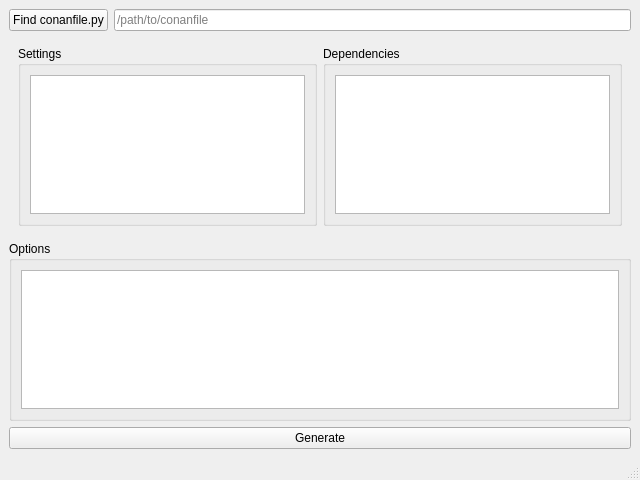
<?xml version="1.0" encoding="UTF-8"?>
<ui version="4.0">
 <class>MainWindow</class>
 <widget class="QMainWindow" name="MainWindow">
  <property name="geometry">
   <rect>
    <x>0</x>
    <y>0</y>
    <width>640</width>
    <height>480</height>
   </rect>
  </property>
  <property name="windowTitle">
   <string>PynCone</string>
  </property>
  <widget class="QWidget" name="centralwidget">
   <layout class="QVBoxLayout" name="verticalLayout">
    <item>
     <layout class="QHBoxLayout" name="horizontalLayout">
      <property name="topMargin">
       <number>0</number>
      </property>
      <property name="bottomMargin">
       <number>0</number>
      </property>
      <item>
       <widget class="QPushButton" name="findConanfilePushButton">
        <property name="text">
         <string>Find conanfile.py</string>
        </property>
       </widget>
      </item>
      <item>
       <widget class="QLineEdit" name="conanfilePathLineEdit">
        <property name="placeholderText">
         <string>/path/to/conanfile</string>
        </property>
       </widget>
      </item>
     </layout>
    </item>
    <item>
     <layout class="QVBoxLayout" name="recipeVerticalLayout">
      <item>
       <widget class="QWidget" name="staticConfig" native="true">
        <layout class="QHBoxLayout" name="horizontalLayout_3">
         <item>
          <widget class="QGroupBox" name="settingsGroupBox">
           <property name="title">
            <string>Settings</string>
           </property>
           <property name="checkable">
            <bool>false</bool>
           </property>
           <layout class="QHBoxLayout" name="horizontalLayout_2">
            <item>
             <widget class="QListView" name="settingsListView">
              <property name="toolTip">
               <string extracomment="settings are set by profiles">butts muthafucka!!!!!!!!</string>
              </property>
              <property name="toolTipDuration">
               <number>4000</number>
              </property>
             </widget>
            </item>
           </layout>
          </widget>
         </item>
         <item>
          <widget class="QGroupBox" name="dependenciesGroupBox">
           <property name="title">
            <string>Dependencies</string>
           </property>
           <layout class="QHBoxLayout" name="horizontalLayout_5">
            <item>
             <widget class="QListView" name="dependenciesListView"/>
            </item>
           </layout>
          </widget>
         </item>
        </layout>
       </widget>
      </item>
      <item>
       <widget class="QGroupBox" name="optionsGroupBox">
        <property name="title">
         <string>Options</string>
        </property>
        <layout class="QHBoxLayout" name="horizontalLayout_4">
         <item>
          <widget class="QListView" name="optionsListView"/>
         </item>
        </layout>
       </widget>
      </item>
     </layout>
    </item>
    <item>
     <widget class="QPushButton" name="generatePushButton">
      <property name="toolTip">
       <string comment="click me"/>
      </property>
      <property name="statusTip">
       <string extracomment="cool"/>
      </property>
      <property name="whatsThis">
       <string extracomment="what"/>
      </property>
      <property name="text">
       <string>Generate</string>
      </property>
     </widget>
    </item>
   </layout>
  </widget>
  <widget class="QMenuBar" name="menubar">
   <property name="geometry">
    <rect>
     <x>0</x>
     <y>0</y>
     <width>640</width>
     <height>22</height>
    </rect>
   </property>
  </widget>
  <widget class="QStatusBar" name="statusbar"/>
 </widget>
 <tabstops>
  <tabstop>optionsListView</tabstop>
  <tabstop>settingsListView</tabstop>
 </tabstops>
 <resources/>
 <connections/>
</ui>
